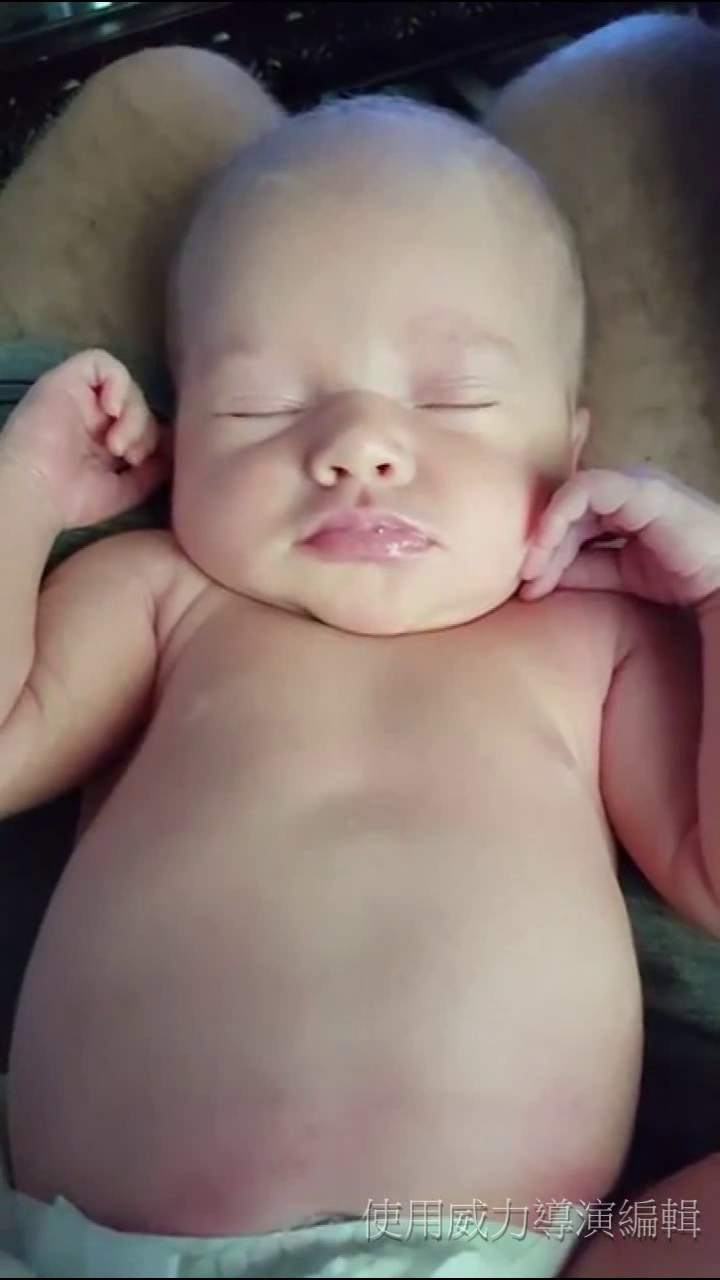
#> input picture frame 34 of models/research/object_detection/babywake.avi, 720 x 1280 px, given in place of the camera
$ python painting.py
#> lines starting #> are read from the running program, lines starting #| are printed output that depends on the picture; after the words box and inside, x2 and y2 are one past the last pixel; in counts of white or black regions, pixels touching at a corner belong together
# import the necessary packages
import argparse
import cv2
import numpy as np
from imutils.video import VideoStream
import os


# construct the argument parse and parse the arguments
ap = argparse.ArgumentParser()
# ap.add_argument("-v", "--video", required=True, help="path to input video file")
#ap.add_argument("-o", "--output", required=True, help="path to output png")
args = vars(ap.parse_args())
# try:
#     # cap = VideoStream(src=0).start()
#     cap = cv2.VideoCapture(0)

#     pass
# except:
cap = cv2.VideoCapture(1)
if cap.read()[1] is None:
    cap = cv2.VideoCapture(0)
cap.set(cv2.CAP_PROP_FRAME_WIDTH, 640)
cap.set(cv2.CAP_PROP_FRAME_HEIGHT, 640)

redLower = (0, 200, 50)
redUpper = (50, 255, 255)

yellowLower = (0, 200, 200)
yellowUpper = (50, 255, 255)

greenLower = (50, 150, 50)
greenUpper = (100, 255, 100)

blueLower = (100, 50, 50)
blueUpper = (255, 150, 150)

blackLower = (0, 0, 0)
blackUpper = (150, 150, 150)

# greenLower = (0, 0, 0)
# greenUpper = (255, 255, 255)

width = int(cap.get(3))  # float
height = int(cap.get(4))  # float
resultFrame = np.empty((height, width, 3), dtype=np.uint8)
res0 = resultFrame
resultFrame.fill(255)

while True:
    boolen, frame = cap.read()  # get the frame

    # [9 lines of commented-out code are left out]
    blurred = cv2.GaussianBlur(frame, (11, 11), 0)
    hsv = cv2.cvtColor(blurred, cv2.COLOR_BGR2HSV)
#> hsv: shape (1280, 720, 3); mean H, S, V 59.1, 60.2, 132.9

    redmask = cv2.inRange(hsv, redLower, redUpper)
#> redmask: shape (1280, 720); every value is 0
    redmask = cv2.erode(redmask, None, iterations=2)
    redmask = cv2.dilate(redmask, None, iterations=2)

    yellowmask = cv2.inRange(hsv, yellowLower, yellowUpper)
    yellowmask = cv2.erode(yellowmask, None, iterations=2)
    yellowmask = cv2.dilate(yellowmask, None, iterations=2)

    greenmask = cv2.inRange(hsv, greenLower, greenUpper)
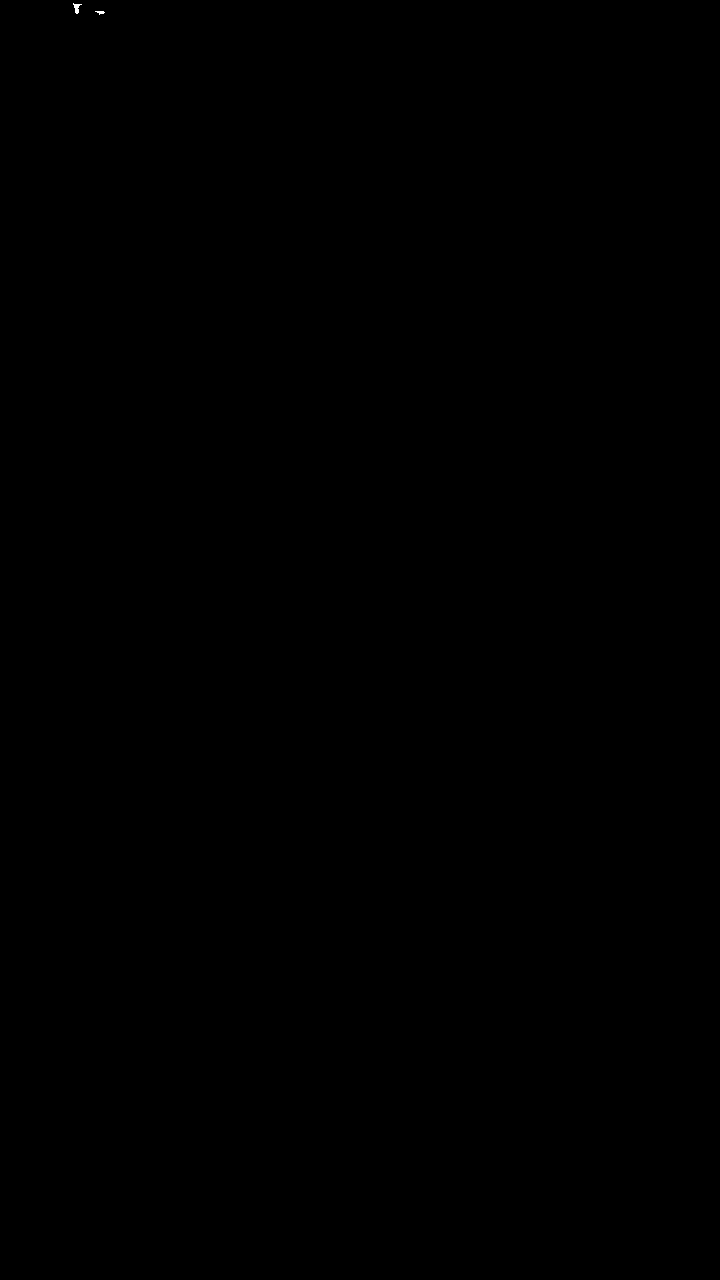
#> greenmask: shape (1280, 720); 0.01% white; 2 white regions, box (x1, y1, x2, y2) and area: (73, 3, 82, 14) 47, (95, 11, 105, 15) 23
    greenmask = cv2.erode(greenmask, None, iterations=2)
    greenmask = cv2.dilate(greenmask, None, iterations=2)

    bluemask = cv2.inRange(hsv, blueLower, blueUpper)
#> bluemask: shape (1280, 720); 9.7% white; 139 white regions (102 under 20 px), largest, box (x1, y1, x2, y2) and area: (543, 505, 720, 895) 22680, (17, 1089, 307, 1234) 19060, (240, 6, 720, 170) 14684
    bluemask = cv2.erode(bluemask, None, iterations=2)
#> bluemask: shape (1280, 720); 7% white; 53 white regions (29 under 20 px), largest, box (x1, y1, x2, y2) and area: (548, 528, 720, 891) 17120, (21, 1112, 305, 1232) 14887, (262, 8, 720, 162) 10869
    bluemask = cv2.dilate(bluemask, None, iterations=2)
#> bluemask: shape (1280, 720); 9.1% white; 41 white regions, largest, box (x1, y1, x2, y2) and area: (546, 507, 720, 893) 22183, (19, 1110, 307, 1234) 17335, (260, 6, 720, 164) 14103

    blackmask = cv2.inRange(hsv, blackLower, blackUpper)
#> blackmask: shape (1280, 720); 36.6% white; 149 white regions (106 under 20 px), largest, box (x1, y1, x2, y2) and area: (0, 0, 720, 507) 186251, (0, 165, 371, 1137) 80762, (586, 688, 720, 1181) 29087
    # blackmask = cv2.erode(blackmask, None, iterations=5)
    blackmask = cv2.dilate(blackmask, None, iterations=1)
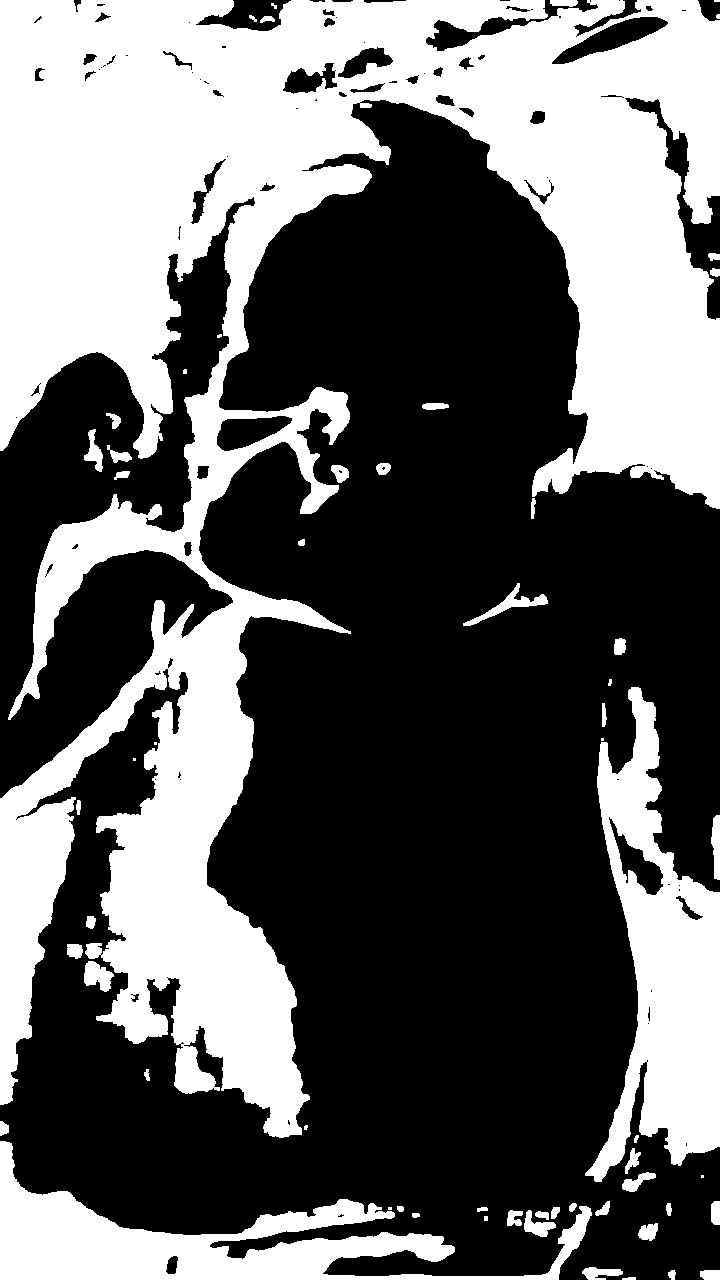
#> blackmask: shape (1280, 720); 39.3% white; 59 white regions (10 under 20 px), largest, box (x1, y1, x2, y2) and area: (0, 0, 720, 1138) 297578, (585, 687, 720, 1182) 31595, (0, 1141, 592, 1280) 25942
    blackmask = cv2.GaussianBlur(blackmask, (5, 5), 0)
    blackmask = cv2.Canny(blackmask, 35, 125)
#> blackmask: shape (1280, 720); 2% white in thin lines or dots


    # find target
    redmasked = cv2.bitwise_and(frame, frame, mask=redmask)
#> redmasked: shape (1280, 720, 3); every value is 0
    yellowmasked = cv2.bitwise_and(frame, frame, mask=yellowmask)
    greenmasked = cv2.bitwise_and(frame, frame, mask=greenmask)
    bluemasked = cv2.bitwise_and(frame, frame, mask=bluemask)
    blackmasked = cv2.bitwise_and(frame, frame, mask=blackmask)
    # locates the area
    redmask = cv2.bitwise_not(redmask)
#> redmask: shape (1280, 720); every value is 255
    yellowmask = cv2.bitwise_not(yellowmask)
    greenmask = cv2.bitwise_not(greenmask)
    bluemask = cv2.bitwise_not(bluemask)
    blackmask = cv2.bitwise_not(blackmask)
#> blackmask: shape (1280, 720); 98% white; black in thin lines or dots
    # dig hole
    rfakemask = cv2.bitwise_and(resultFrame, resultFrame, mask=redmask)
#> rfakemask: shape (1280, 720, 3); every value is 255
    resultFrame = np.minimum(resultFrame, rfakemask)
    yfakemask = cv2.bitwise_and(resultFrame, resultFrame, mask=yellowmask)
    resultFrame = np.minimum(resultFrame, yfakemask)
    gfakemask = cv2.bitwise_and(resultFrame, resultFrame, mask=greenmask)
    resultFrame = np.minimum(resultFrame, gfakemask)
    bfakemask = cv2.bitwise_and(resultFrame, resultFrame, mask=bluemask)
    resultFrame = np.minimum(resultFrame, bfakemask)
    # dfakemask = cv2.bitwise_and(resultFrame, resultFrame, mask=blackmask)
    # resultFrame = np.minimum(resultFrame, dfakemask)
    # fakemask = cv2.bitwise_and(frame, frame, mask=redmask)
    # put target on fakemask
    resultFrame = cv2.add(redmasked, resultFrame)
    resultFrame = cv2.add(yellowmasked, resultFrame)
    resultFrame = cv2.add(greenmasked, resultFrame)
    resultFrame = cv2.add(bluemasked, resultFrame)
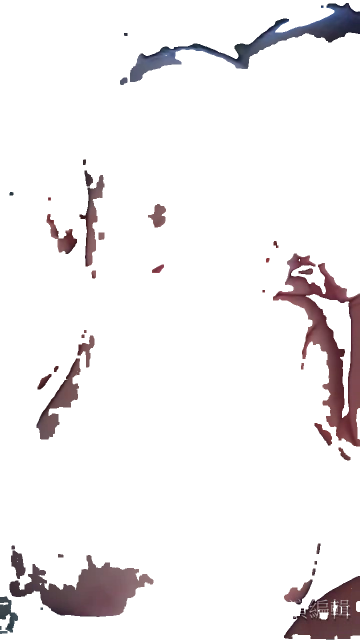
#> resultFrame: shape (1280, 720, 3) (shown at 1/2 size); mean B, G, R 239.1, 238.2, 240.8
    # [7 lines of commented-out code are left out]
    resf = cv2.flip(resultFrame, 1)
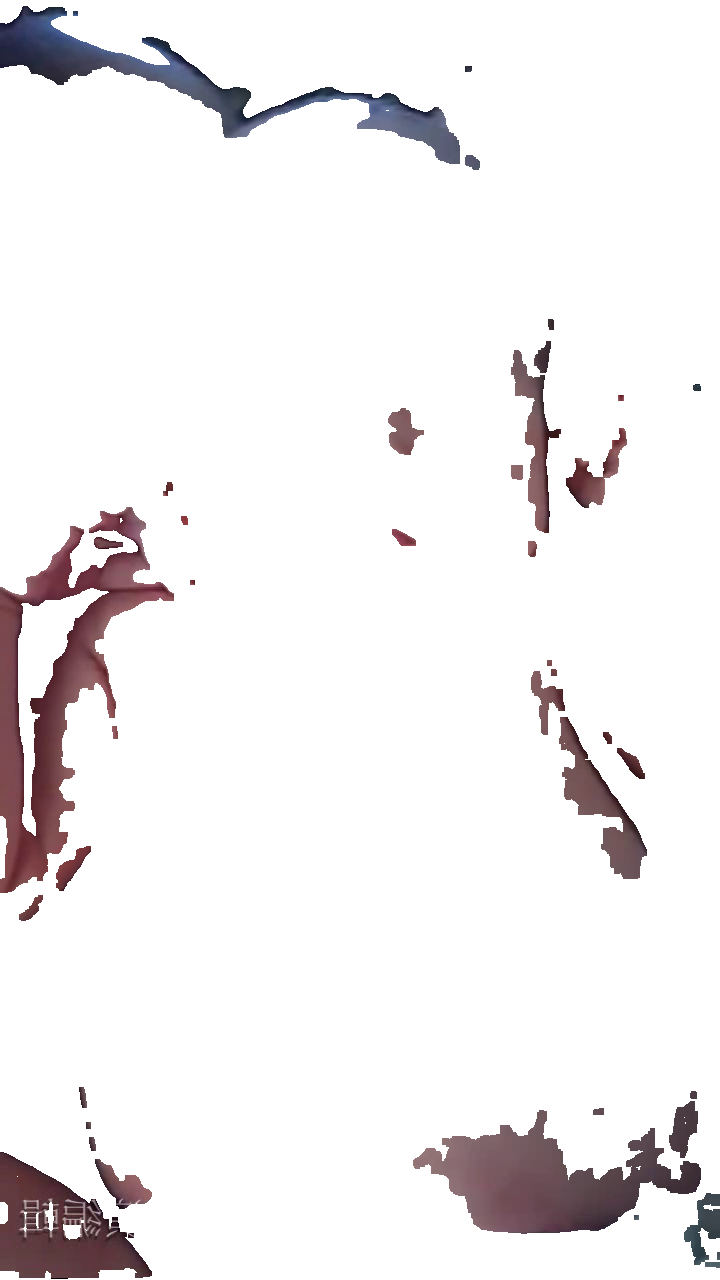
#> resf: shape (1280, 720, 3); mean B, G, R 239.1, 238.2, 240.8
    cv2.imshow('final', resf)
    # cv2.imshow('final', np.hstack([resf,redmasked,yellowmasked,greenmasked]))

    key = cv2.waitKey(1) & 0xFF
#> (key q is pressed here)
    if key == ord("q"):
        break
cv2.imwrite('painting.jpg', resf)
cap.release()
cv2.destroyAllWindows()

def next():
    os.system("python3 artwork.py")
next()

$ run again, starting later in the video
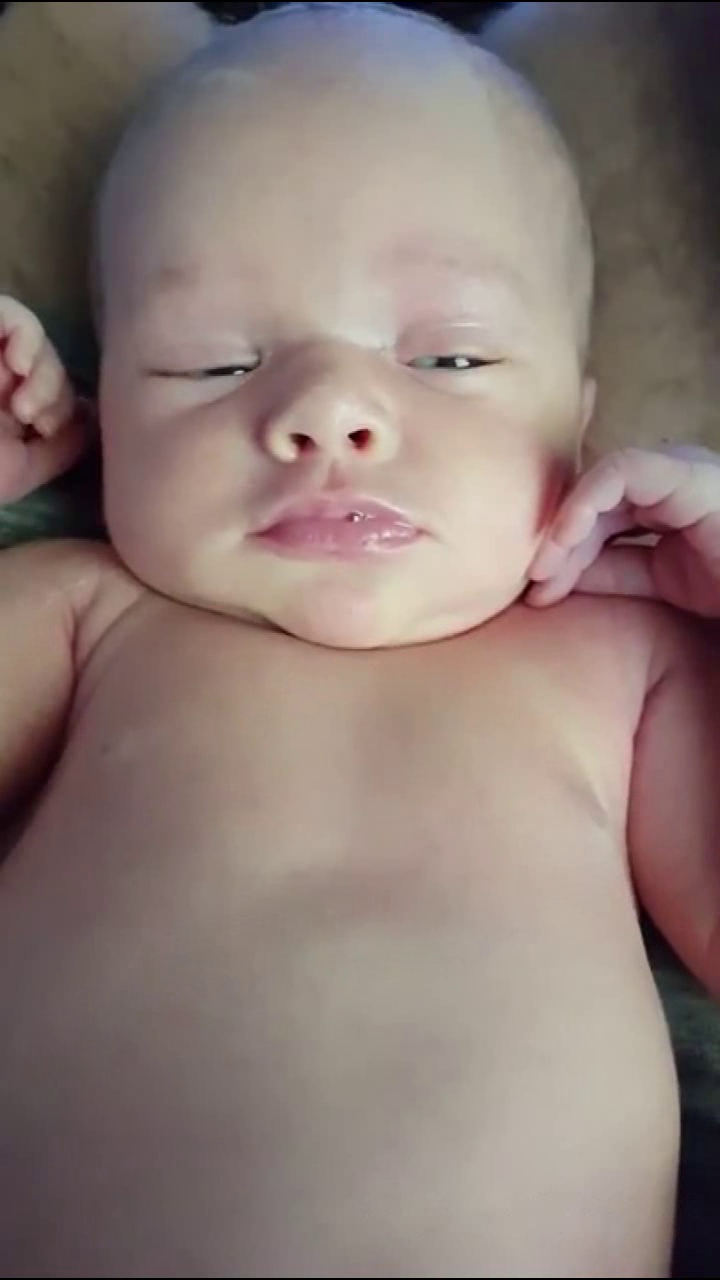
#> input picture frame 154 of models/research/object_detection/babywake.avi, 720 x 1280 px, given in place of the camera
#> hsv: shape (1280, 720, 3); mean H, S, V 48.7, 49.3, 140.3
#> `bluemask = cv2.inRange(hsv, blueLower, blueUpper)`:
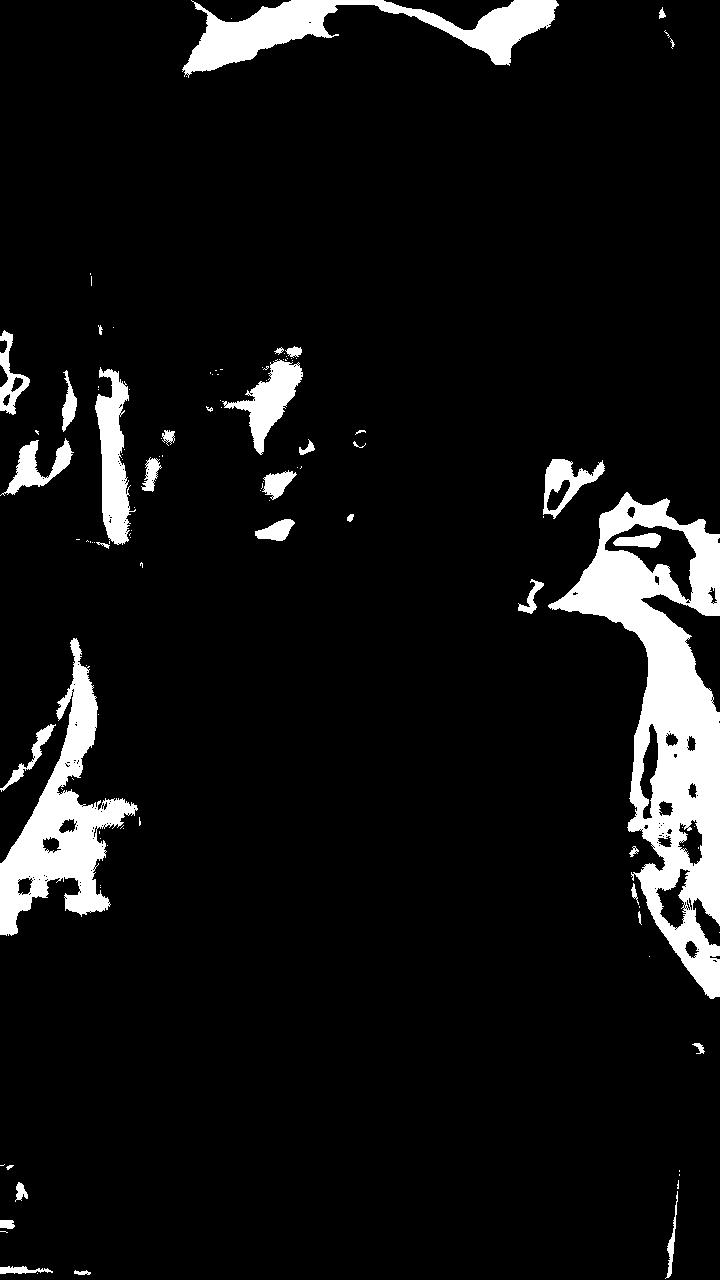
#> bluemask: shape (1280, 720); 7.6% white; 115 white regions (78 under 20 px), largest, box (x1, y1, x2, y2) and area: (548, 492, 720, 999) 31328, (0, 638, 138, 936) 12956, (182, 0, 559, 78) 10132
#> redmasked: shape (1280, 720, 3); every value is 0
#> rfakemask: shape (1280, 720, 3); every value is 255
#> bfakemask: shape (1280, 720, 3); 92.8% white; 32 black regions, largest, box (x1, y1, x2, y2) and area: (551, 494, 720, 998) 30775, (0, 665, 134, 935) 11904, (184, 0, 557, 73) 9945
#> `resf = cv2.flip(resultFrame, 1)`:
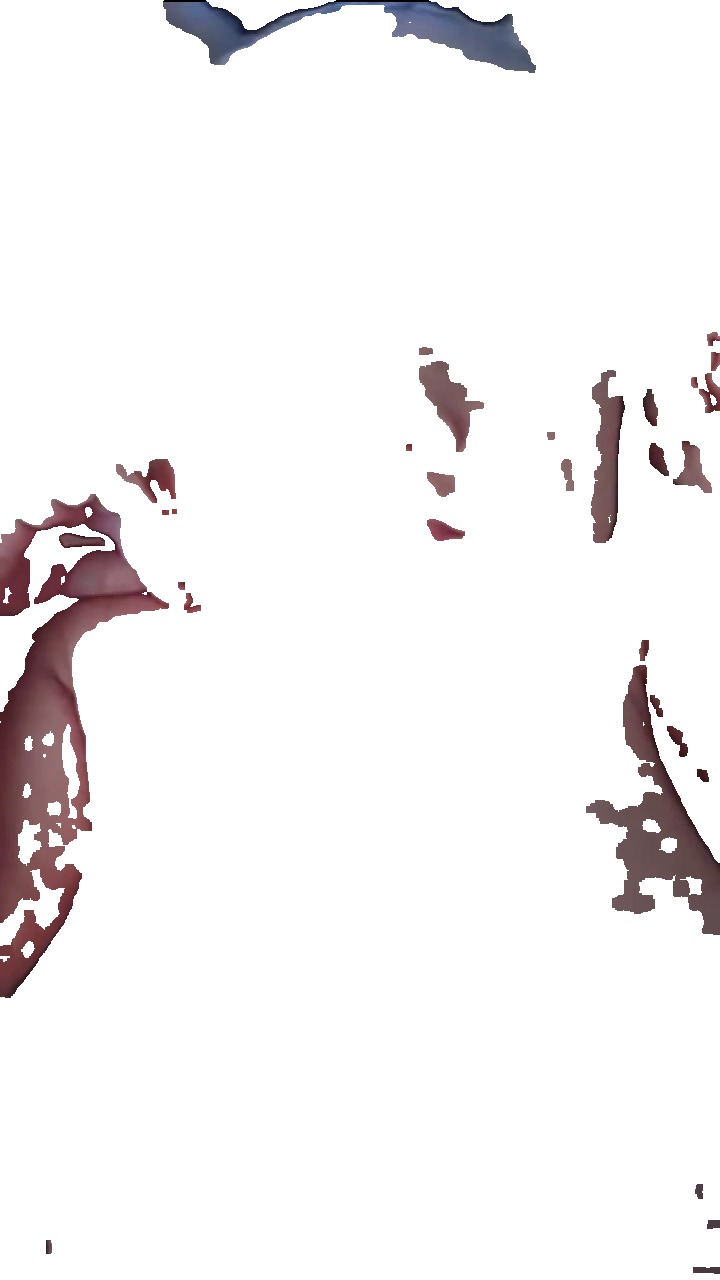
#> resf: shape (1280, 720, 3); mean B, G, R 242.6, 242, 244.4
